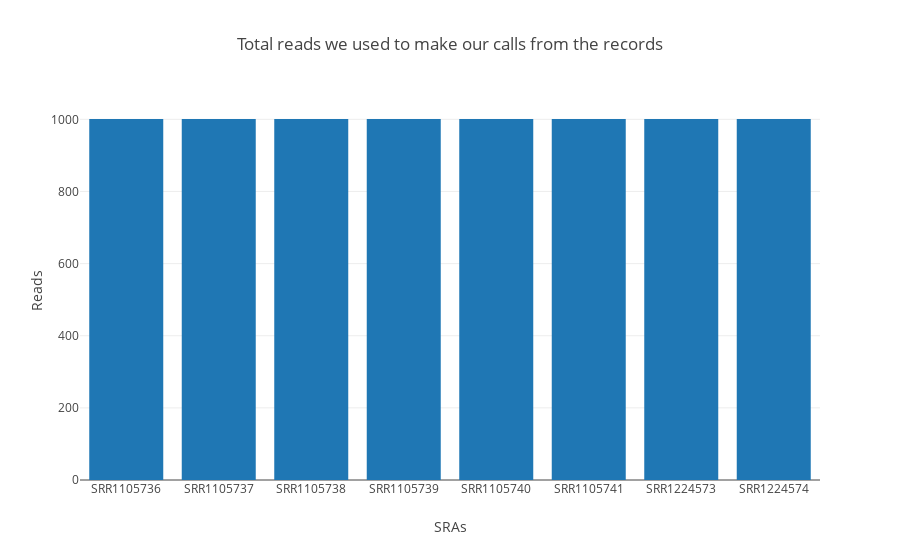

Notebook source saved alongside this figure:
### Code cell
columnname = "totalreads"
graph_label_for_columnname = "Reads"
graph_title = "Total reads we used to make our calls from the records"
profilepic_bargraph_from_tablefile(tablefile, columnname, graph_label_for_columnname, graph_title)
#This should be all identical!!!

### Figure 1 — Plotly figure (JSON) as saved in the notebook; plotly's stock layout.template omitted (floating-point values rounded to 4 significant figures)
{"data": [{"type": "bar", "x": ["SRR1105736", "SRR1105737", "SRR1105738", "SRR1105739", "SRR1105740", "SRR1105741", "SRR1224573", "SRR1224574"], "y": [1001, 1001, 1001, 1001, 1001, 1001, 1001, 1001]}], "layout": {"title": "Total reads we used to make our calls from the records", "xaxis": {"title": "SRAs"}, "yaxis": {"title": "Reads"}}}
